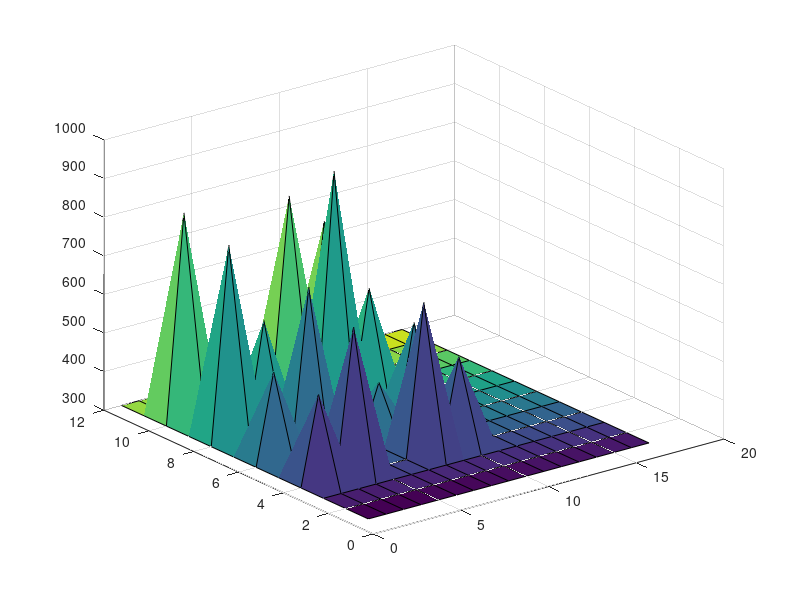

Write MATLAB code to recreate this figure.
y = zeros(12,17)
k =1;
for i = (1:12)
    for j = (1:17)
        y(i,j)= k;
        k = k+1;
    end   
end
x = ones(12,17)*300;
%x = [530,695;434,565,600,928,810,720,840,530,810,590,535,730,680,530];
x(4,10)  =   530;    %tabel 1
x(4,8)  =   695;    %tabel 2
x(6,8)  =   434;    %tabel 3
x(6,10)  =   565;    %tabel 4
x(8,10)  =   600;    %tabel 5
x(8,8)  =   928;    %tabel 6
x(10,8) =   810;    %tabel 7
x(10,10) =   720;    %tabel 8
x(10,2)  =   840;    %tabel 9
x(10,4)  =   530;    %tabel 10
x(8,2) =   810;    %tabel 11
x(8,4) =   590;    %tabel 12
x(6,2)  =   535;    %tabel 13
x(6,4)  =   730;    %tabel 14
x(4,4)  =   680;    %tabel 15
x(4,2)  =   530;    %tabel 16


surf(x,y)
%colormap(default)
%ylim([0 1000])
%heatmap(x,y)
